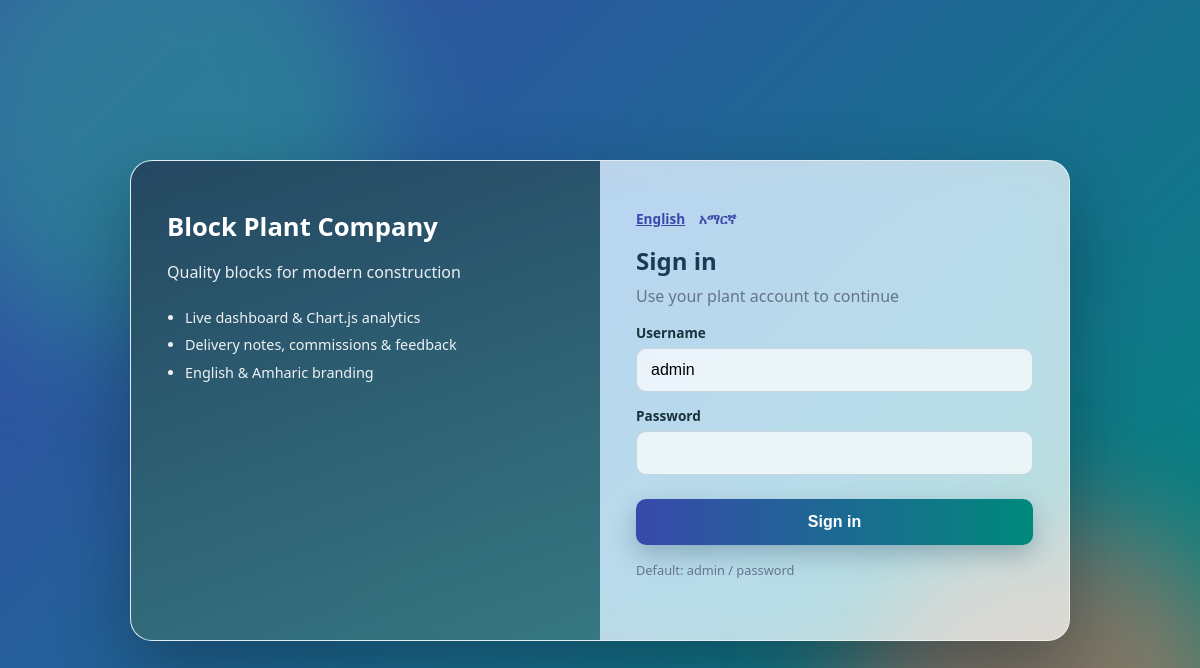
The app's page /auth/login.php with its own data.
### tables this page shows
CREATE TABLE company_settings(id INT AUTO_INCREMENT PRIMARY KEY,company_name VARCHAR(200) NOT NULL,company_name_am VARCHAR(200) NULL,tagline VARCHAR(255) NULL,tagline_am VARCHAR(255) NULL,address TEXT,phone VARCHAR(50),email VARCHAR(100),tax_id VARCHAR(50),logo_path VARCHAR(255),currency VARCHAR(10) DEFAULT 'ETB',currency_symbol VARCHAR(10) DEFAULT 'Br',date_format VARCHAR(20) DEFAULT 'Y-m-d',timezone VARCHAR(50) DEFAULT 'Africa/Addis_Ababa',locale_default VARCHAR(10) DEFAULT 'en',primary_color VARCHAR(20) DEFAULT '#3949ab',secondary_color VARCHAR(20) DEFAULT '#00897b',default_commission_rate DECIMAL(5,2) DEFAULT 5.00,updated_at TIMESTAMP DEFAULT CURRENT_TIMESTAMP ON UPDATE CURRENT_TIMESTAMP);

### config/helpers.php (called while the page is built, shortened)
<?php
function company_settings($reload = false) {
    static $cached = null;
    global $pdo;
    if ($cached !== null) {
        return $cached;
    }
    try {
        $cached = $pdo->query("SELECT * FROM company_settings LIMIT 1")->fetch() ?: [];
    } catch (PDOException $e) {
        $cached = [];
    }
    return $cached;
}
function app_lang() {
    $c = company_settings();
    $def = $c['locale_default'] ?? 'en';
    return in_array($def, ['en', 'am'], true) ? $def : 'en';
}
function t($key) {
    static $dict;
    if ($dict === null) {
        $dict = require __DIR__ . '/lang.php';
    }
    $lang = app_lang();
    return $dict[$lang][$key] ?? $dict['en'][$key] ?? $key;
}
function company_display_name() {
    $c = company_settings();
    return $c['company_name'] ?? 'Block Plant ERP';
}
function company_tagline() {
    $c = company_settings();
    return $c['tagline'] ?? '';
}
?>

### auth/login.php (the view, shortened to what this page needs)
<?php
require_once "../config/database.php";
require_once "../config/helpers.php";
$co = company_settings();
$lang = app_lang();
?>
<!doctype html>
<html lang="<?= $lang === 'am' ? 'am' : 'en' ?>">
<head>
</head>
<body>
    <div class="login-wrap">
        <div class="login-brand">
            <h1><?= htmlspecialchars(company_display_name()) ?></h1>
            <?php if (company_tagline()): ?><p class="tag"><?= htmlspecialchars(company_tagline()) ?></p><?php endif; ?>
            <ul>
                <li><?= $lang === 'am' ? 'ቀጥተኛ ዳሽቦርድ እና Chart.js ትንታኔ' : 'Live dashboard & Chart.js analytics' ?></li>
                <li><?= $lang === 'am' ? 'መላኪያ፣ ኮሚሽን እና ግብረመልስ' : 'Delivery notes, commissions & feedback' ?></li>
                <li><?= $lang === 'am' ? 'EN / አማርኛ ብራንዲንግ' : 'English & Amharic branding' ?></li>
            </ul>
        </div>
        <div class="login-form">
            <div class="lang">
                <a href="?lang=en" class="<?= $lang === 'en' ? 'active' : '' ?>">English</a>
                <a href="?lang=am" class="<?= $lang === 'am' ? 'active' : '' ?>">አማርኛ</a>
            </div>
            <h2><?= t('sign_in') ?></h2>
            <p style="color:#64748b;margin:0 0 16px;"><?= t('login_hint') ?></p>
            <form method="post">
                <label><?= t('username') ?></label>
                <input name="username" value="admin" required autocomplete="username">
                <label><?= t('password') ?></label>
                <input type="password" name="password" required autocomplete="current-password">
                <button type="submit"><?= t('sign_in') ?></button>
            </form>
            <p class="hint"><?= t('default_login_hint') ?></p>
        </div>
    </div>
</body>
</html>

### records on screen
company_settings: company_name "Block Plant Company", tagline "Quality blocks for modern construction", locale_default "Sign in", locale_default "Use your plant account to continue", locale_default "Username", locale_default "Password", locale_default "Default: admin / password"
